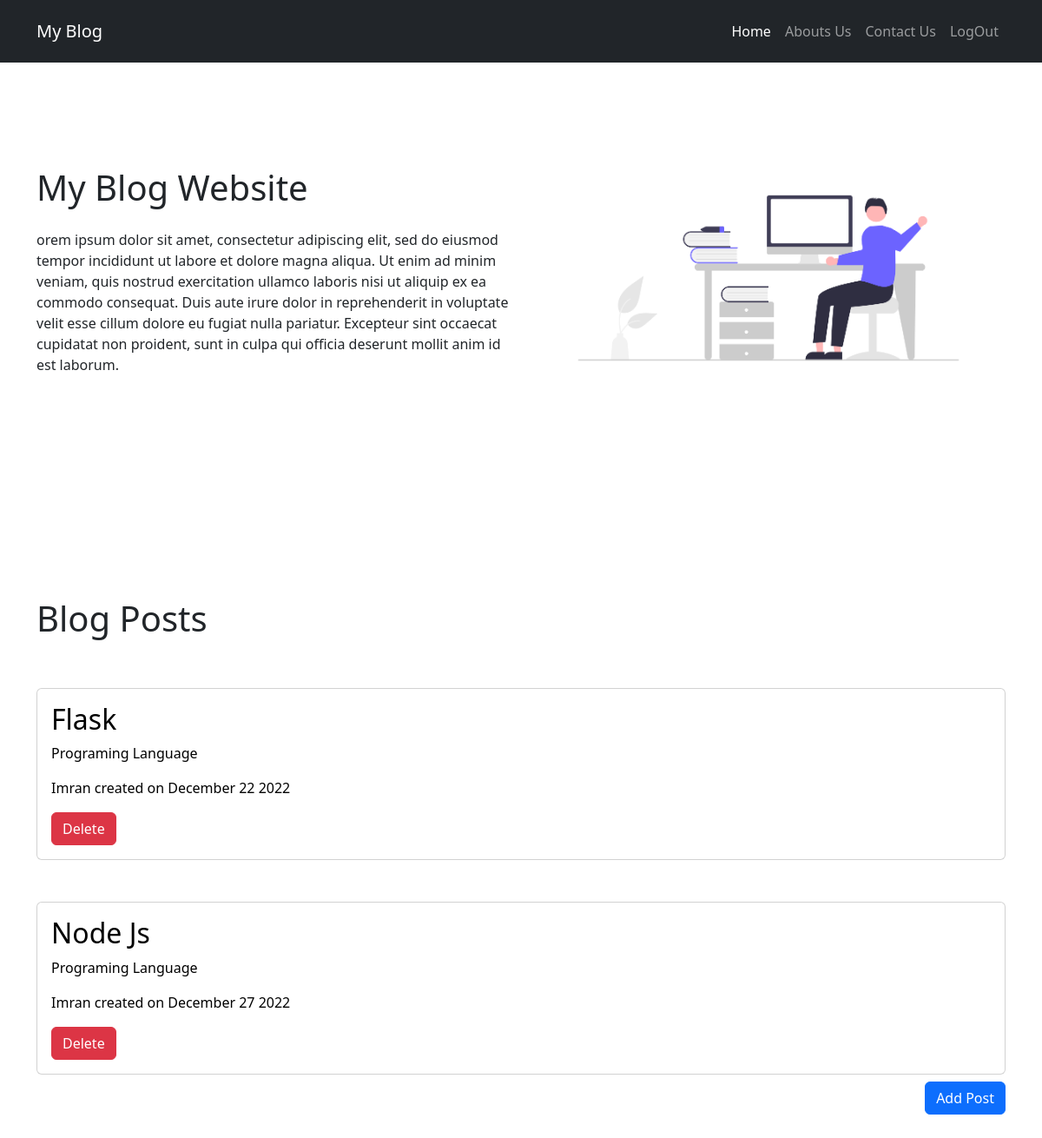
Page /home (signed in) on the committed database.
### main.py (models this page shows, shortened)
class BlogPost(db.Model):
    __tablename__ = "blog_posts"
    id = db.Column(db.Integer, primary_key=True)
    title = db.Column(db.String(250), unique=True, nullable=False)
    subtitle = db.Column(db.String(250), nullable=False)
    date = db.Column(db.String(250), nullable=False)
    body = db.Column(db.Text, nullable=False)
    img_url = db.Column(db.String(250), nullable=False)
    author_id = db.Column(db.Integer, db.ForeignKey("users.id"))
    author = relationship("User", back_populates="posts")
    comments = relationship("Comment", back_populates="parent_posts")

class User(db.Model, UserMixin):
    __tablename__ = "users"
    id = db.Column(db.Integer, primary_key=True)
    name = db.Column(db.String(255))
    email = db.Column(db.String(255), unique=True)
    password = db.Column(db.String(255))
    posts = relationship("BlogPost", back_populates="author")
    comments = relationship("Comment", back_populates="author")

### main.py (the view)
@app.route('/home')
def home():
    posts = BlogPost.query.all()
    return render_template('index.html', posts=posts, current_user=current_user)

### main.py (called while the page is built)
@login_manager.user_loader
def load_user(user_id):
    return User.query.get(int(user_id))

### templates/index.html (shortened to what this page needs)
<!doctype html>
<html lang="en">
<head>
    {% block head %}
    {% block styles %}
    {{ bootstrap.load_css() }}
    <link rel="stylesheet" href="{{ url_for('static', filename='css/style.css') }}">
    {% endblock %}
    {% endblock %}
</head>
<body>
{% block content %}
{% include 'header.html' %}
<main>
    <section class="hero">
        <div class="container h-100">
            <div class="row align-items-center  h-100">
                <div class="col-md-6 ">
                    <h1>My Blog Website</h1>
                    <p class="mt-4">orem ipsum dolor sit amet, consectetur adipiscing elit, sed do eiusmod tempor
                        incididunt ut
                        labore et dolore magna aliqua. Ut enim ad minim veniam, quis nostrud exercitation ullamco
                        laboris nisi ut aliquip ex ea commodo consequat. Duis aute irure dolor in reprehenderit in
                        voluptate velit esse cillum dolore eu fugiat nulla pariatur. Excepteur sint occaecat cupidatat
                        non proident, sunt in culpa qui officia deserunt mollit anim id est laborum.</p>
                </div>
                <div class="col-md-6 hello-img">
                    <img src="{{ url_for('static', filename='images/undraw_Hello_re_3evm.png') }}">
                </div>
            </div>
        </div>
    </section>
    <section class="posts py-5">
        <div class="container">
            <h1>Blog Posts</h1>
            <div class="row">
                <div class="col-md-12">
                    {% for post in posts %}
                    <div class="card mt-5">
                        <div class="card-body post-card">
                            <a href="{{url_for('show_post', post_id=post.id)}}">
                                <h2 class="card-title">{{post.title}}</h2>
                                <p class="card-text">{{post.subtitle}}</p>
                                <p class="card-text">{{post.author.name}}  created on {{post.date}}</p>
                            </a>
                            {% if current_user.id == 1 %}
                            <a href="{{url_for('delete', post_id=post.id) }}" class="btn btn-danger mt-3">Delete</a>
                            {% endif %}
                        </div>
                    </div>
                    {% endfor %}
                </div>
                <div class="col-md-12">
                    {% if current_user.id == 1 %}
                    <a href="{{url_for('add_post')}}" class="btn btn-primary mt-2 float-end">Add Post</a>
                    {% endif %}
                </div>
            </div>
        </div>
    </section>
</main>
{% endblock %}
</body>
</html>

### static/css/style.css (style rules this page uses)
* { margin: 0; padding: 0; box-sizing: border-box; }
.hero { height: 80vh; }
.post-card a:first-child { text-decoration: none; color: #000; }
.hello-img img { width: 100%; }

### rows in the picture
BlogPost: title "Flask", subtitle "Programing Language", author.name "Imran", date "December 22 2022"
BlogPost: title "Node Js", subtitle "Programing Language", author.name "Imran", date "December 27 2022"
